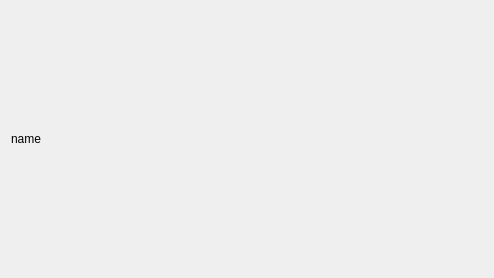
<?xml version="1.0" encoding="UTF-8"?>
<ui version="4.0">
 <class>Form</class>
 <widget class="QWidget" name="Form">
  <property name="geometry">
   <rect>
    <x>0</x>
    <y>0</y>
    <width>494</width>
    <height>278</height>
   </rect>
  </property>
  <property name="windowTitle">
   <string>Form</string>
  </property>
  <layout class="QGridLayout" name="gridLayout">
   <item row="0" column="0">
    <layout class="QHBoxLayout" name="horizontalLayout">
     <item>
      <layout class="QVBoxLayout" name="verticalLayout_2">
       <item>
        <widget class="QLabel" name="label">
         <property name="text">
          <string>name</string>
         </property>
        </widget>
       </item>
      </layout>
     </item>
    </layout>
   </item>
  </layout>
 </widget>
 <resources/>
 <connections/>
</ui>
